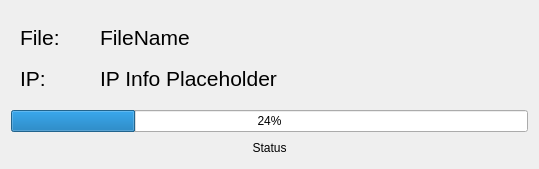
<?xml version="1.0" encoding="UTF-8"?>
<ui version="4.0">
 <class>Dialog</class>
 <widget class="QDialog" name="Dialog">
  <property name="geometry">
   <rect>
    <x>0</x>
    <y>0</y>
    <width>539</width>
    <height>169</height>
   </rect>
  </property>
  <property name="windowTitle">
   <string>Dialog</string>
  </property>
  <layout class="QVBoxLayout" name="verticalLayout">
   <item>
    <widget class="QFrame" name="TopFrame">
     <property name="frameShape">
      <enum>QFrame::Shape::NoFrame</enum>
     </property>
     <property name="frameShadow">
      <enum>QFrame::Shadow::Plain</enum>
     </property>
     <layout class="QHBoxLayout" name="horizontalLayout">
      <property name="spacing">
       <number>0</number>
      </property>
      <property name="leftMargin">
       <number>0</number>
      </property>
      <property name="topMargin">
       <number>0</number>
      </property>
      <property name="rightMargin">
       <number>0</number>
      </property>
      <property name="bottomMargin">
       <number>0</number>
      </property>
      <item>
       <widget class="QFrame" name="TopFrameLeftr">
        <property name="maximumSize">
         <size>
          <width>80</width>
          <height>16777215</height>
         </size>
        </property>
        <property name="font">
         <font>
          <fontweight>Medium</fontweight>
         </font>
        </property>
        <property name="frameShape">
         <enum>QFrame::Shape::NoFrame</enum>
        </property>
        <property name="frameShadow">
         <enum>QFrame::Shadow::Raised</enum>
        </property>
        <layout class="QVBoxLayout" name="verticalLayout_2">
         <item>
          <widget class="QLabel" name="FileLabel">
           <property name="maximumSize">
            <size>
             <width>1600</width>
             <height>1600</height>
            </size>
           </property>
           <property name="font">
            <font>
             <pointsize>16</pointsize>
             <fontweight>Medium</fontweight>
            </font>
           </property>
           <property name="text">
            <string>File: </string>
           </property>
          </widget>
         </item>
         <item>
          <widget class="QLabel" name="IPLabel">
           <property name="font">
            <font>
             <pointsize>16</pointsize>
             <fontweight>Medium</fontweight>
            </font>
           </property>
           <property name="text">
            <string>IP:</string>
           </property>
          </widget>
         </item>
        </layout>
       </widget>
      </item>
      <item>
       <widget class="QFrame" name="TopFrameRight">
        <property name="frameShape">
         <enum>QFrame::Shape::NoFrame</enum>
        </property>
        <property name="frameShadow">
         <enum>QFrame::Shadow::Raised</enum>
        </property>
        <layout class="QVBoxLayout" name="verticalLayout_3">
         <item>
          <widget class="QLabel" name="FileNameEditLabel">
           <property name="font">
            <font>
             <pointsize>16</pointsize>
             <fontweight>Medium</fontweight>
            </font>
           </property>
           <property name="text">
            <string>FileName</string>
           </property>
          </widget>
         </item>
         <item>
          <widget class="QLabel" name="IPEditLabel">
           <property name="font">
            <font>
             <pointsize>16</pointsize>
             <fontweight>Medium</fontweight>
            </font>
           </property>
           <property name="text">
            <string>IP Info Placeholder</string>
           </property>
          </widget>
         </item>
        </layout>
       </widget>
      </item>
     </layout>
    </widget>
   </item>
   <item>
    <widget class="QProgressBar" name="progressBar">
     <property name="value">
      <number>24</number>
     </property>
    </widget>
   </item>
   <item>
    <widget class="QLabel" name="StatusLabel">
     <property name="maximumSize">
      <size>
       <width>16777215</width>
       <height>20</height>
      </size>
     </property>
     <property name="text">
      <string>Status</string>
     </property>
     <property name="alignment">
      <set>Qt::AlignmentFlag::AlignCenter</set>
     </property>
    </widget>
   </item>
  </layout>
 </widget>
 <resources/>
 <connections/>
</ui>
